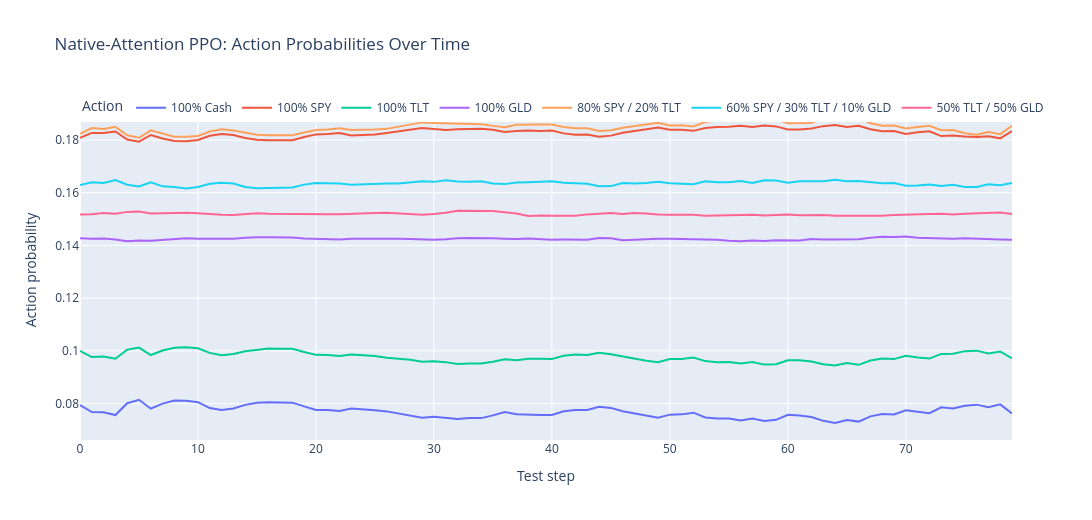
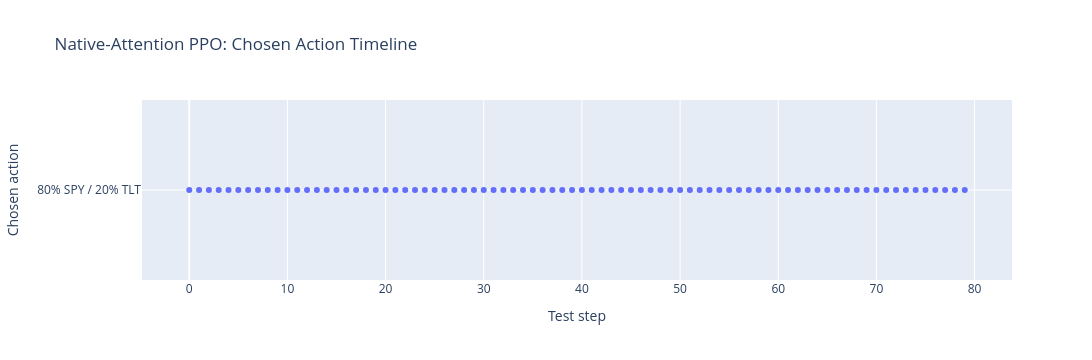
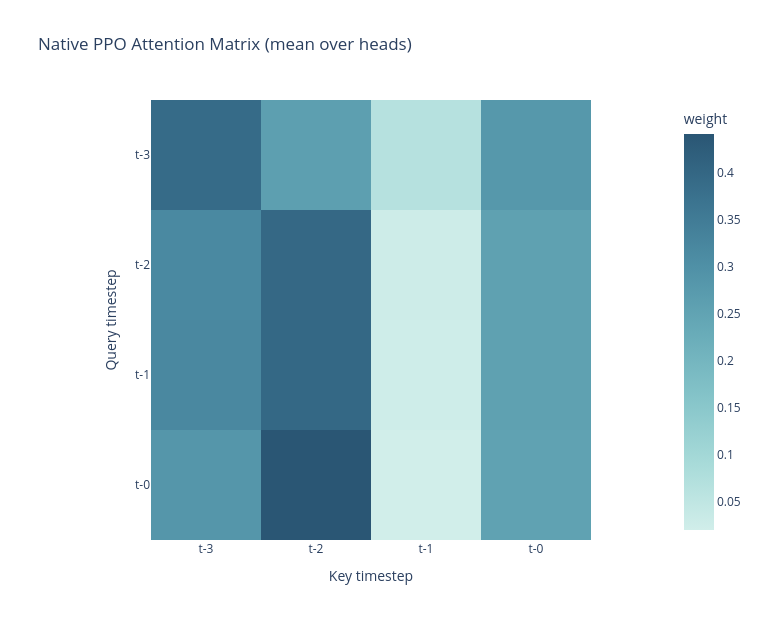

Notebook code cell kept with these figures, in order:
### Markdown cell above
## 6.3 Train PPO with Native Temporal Attention Policy

> This section makes PPO use an internal attention feature extractor (native attention in the policy network), not only post-hoc explainability.

### Code cell
# Native-attention PPO: custom temporal attention feature extractor for policy/value networks
print("=== Training PPO with Native Temporal Attention ===")

import torch.nn as nn
from gymnasium import spaces
from stable_baselines3.common.torch_layers import BaseFeaturesExtractor
import plotly.express as px

FAST_MODE = globals().get('FAST_MODE', True)
ppo_attn_train_steps = 8000 if FAST_MODE else 30000
ppo_attn_diag_steps = 80 if FAST_MODE else 200
print(f"FAST_MODE={FAST_MODE} | train_steps={ppo_attn_train_steps} | diag_steps={ppo_attn_diag_steps}")

class TemporalAttentionExtractor(BaseFeaturesExtractor):
    """Apply self-attention over the temporal axis of [T, F] observations."""
    def __init__(self, observation_space: spaces.Box, features_dim: int = 128):
        super().__init__(observation_space, features_dim)
        if len(observation_space.shape) != 2:
            raise ValueError(
                f"Expected observation shape [T, F], got {observation_space.shape}. "
                "Set env to return sequence windows before using this extractor."
            )

        feat_dim = observation_space.shape[1]
        d_model = 64
        n_heads = 4

        self.input_proj = nn.Linear(feat_dim, d_model)
        self.self_attn = nn.MultiheadAttention(d_model, n_heads, batch_first=True)
        self.norm = nn.LayerNorm(d_model)
        self.mlp = nn.Sequential(
            nn.Linear(d_model, d_model),
            nn.ReLU(),
            nn.Linear(d_model, features_dim),
            nn.ReLU(),
        )

        self.latest_attn_weights = None

    def forward(self, observations: torch.Tensor) -> torch.Tensor:
        x = self.input_proj(observations)
        attn_out, attn_weights = self.self_attn(x, x, x, need_weights=True, average_attn_weights=False)
        x = self.norm(x + attn_out)
        pooled = x.mean(dim=1)
        self.latest_attn_weights = attn_weights.detach()
        return self.mlp(pooled)

def collect_policy_probabilities(policy_agent, env, action_names, max_steps=200):
    obs, _ = env.reset()
    rows = []
    max_steps = min(max_steps, len(env.features))

    for t in range(max_steps):
        obs_tensor = torch.tensor(obs, dtype=torch.float32, device=policy_agent.device).unsqueeze(0)
        with torch.no_grad():
            dist = policy_agent.policy.get_distribution(obs_tensor)
            probs = dist.distribution.probs.squeeze(0).detach().cpu().numpy()

        action, _ = policy_agent.predict(obs, deterministic=True)
        action_id = int(action.item() if isinstance(action, np.ndarray) else action)

        row = {'step': t, 'chosen_action': action_names[action_id]}
        for i, name in enumerate(action_names):
            row[name] = float(probs[i])
        rows.append(row)

        obs, _, terminated, truncated, _ = env.step(action_id)
        if terminated or truncated:
            break

    prob_df = pd.DataFrame(rows)
    prob_long = prob_df.melt(
        id_vars=['step', 'chosen_action'],
        value_vars=action_names,
        var_name='action_name',
        value_name='probability',
    )
    return prob_df, prob_long

def plot_action_diagnostics(prob_df, prob_long, title_prefix):
    fig_probs = px.line(
        prob_long,
        x='step',
        y='probability',
        color='action_name',
        title=f'{title_prefix}: Action Probabilities Over Time',
        labels={'probability': 'Action probability', 'step': 'Test step', 'action_name': 'Action'},
    )
    fig_probs.update_layout(height=520, width=1200, legend=dict(orientation='h', y=1.02, x=0))
    fig_probs.show()

    fig_chosen = px.scatter(
        prob_df,
        x='step',
        y='chosen_action',
        title=f'{title_prefix}: Chosen Action Timeline',
        labels={'step': 'Test step', 'chosen_action': 'Chosen action'},
    )
    fig_chosen.update_layout(height=360, width=1200)
    fig_chosen.show()

policy_kwargs_attn = dict(
    features_extractor_class=TemporalAttentionExtractor,
    features_extractor_kwargs=dict(features_dim=128),
    net_arch=dict(pi=[128, 64], vf=[128, 64]),
)

ppo_attn_agent = PPO(
    'MlpPolicy',
    train_env,
    learning_rate=3e-4,
    n_steps=256 if FAST_MODE else 512,
    batch_size=64,
    n_epochs=10,
    gamma=0.99,
    gae_lambda=0.95,
    clip_range=0.2,
    ent_coef=0.01,
    vf_coef=0.5,
    policy_kwargs=policy_kwargs_attn,
    device=device,
    verbose=1,
)

ppo_attn_total_timesteps = ppo_attn_train_steps
ppo_attn_agent.learn(total_timesteps=ppo_attn_total_timesteps, progress_bar=not FAST_MODE)
print(f"Native-attention PPO training complete. Timesteps: {ppo_attn_total_timesteps}")

ppo_attn_test_eval = evaluate_episode(ppo_attn_agent, test_env, deterministic=True)
print("\nNative-Attention PPO Test Performance:")
print(f"  Total Reward: {ppo_attn_test_eval['reward']:.4f}")
print(f"  Cumulative Return: {ppo_attn_test_eval.get('cumulative_return', 0):.4f}")
print(f"  Sharpe Ratio: {ppo_attn_test_eval.get('sharpe_ratio', 0):.4f}")
print(f"  Max Drawdown: {ppo_attn_test_eval.get('max_drawdown', 0):.4f}")

action_names_local = list(train_env.ACTION_NAMES)
attn_prob_df, attn_prob_long = collect_policy_probabilities(
    policy_agent=ppo_attn_agent,
    env=test_env,
    action_names=action_names_local,
    max_steps=ppo_attn_diag_steps,
    )
plot_action_diagnostics(attn_prob_df, attn_prob_long, 'Native-Attention PPO')

obs, _ = test_env.reset()
obs_batch = torch.tensor(obs, dtype=torch.float32, device=ppo_attn_agent.device).unsqueeze(0)
_ = ppo_attn_agent.policy.extract_features(obs_batch)
extractor = ppo_attn_agent.policy.features_extractor
native_attn = getattr(extractor, 'latest_attn_weights', None)

if native_attn is not None:
    native_attn_mean = native_attn.mean(dim=(0, 1)).detach().cpu().numpy()
    token_labels = [f"t-{train_env.seq_len-1-i}" for i in range(train_env.seq_len)]
    fig_native_attn = px.imshow(
        native_attn_mean,
        x=token_labels,
        y=token_labels,
        color_continuous_scale='Teal',
        title='Native PPO Attention Matrix (mean over heads)',
        labels={'x': 'Key timestep', 'y': 'Query timestep', 'color': 'weight'},
    )
    fig_native_attn.update_layout(width=760, height=620)
    fig_native_attn.show()
else:
    print("Native attention weights not available yet. Run one predict/eval step and try again.")

print("Native-attention PPO diagnostics ready.")

### Figure 1 — Plotly figure (JSON) as saved in the notebook; plotly's stock layout.template omitted (floating-point values rounded to 4 significant figures)
{"data": [{"hovertemplate": "Action=100% Cash<br>Test step=%{x}<br>Action probability=%{y}<extra></extra>", "legendgroup": "100% Cash", "line": {"color": "#636efa", "dash": "solid"}, "marker": {"symbol": "circle"}, "mode": "lines", "name": "100% Cash", "orientation": "v", "showlegend": true, "type": "scatter", "x": [0, 1, 2, 3, 4, 5, 6, 7, 8, 9, 10, 11, 12, 13, 14, 15, 16, 17, 18, 19, 20, 21, 22, 23, 24, 25, 26, 27, 28, 29, 30, 31, 32, 33, 34, 35, 36, 37, 38, 39, 40, 41, 42, 43, 44, 45, 46, 47, 48, 49, 50, 51, 52, 53, 54, 55, 56, 57, 58, 59, 60, 61, 62, 63, 64, 65, 66, 67, 68, 69, 70, 71, 72, 73, 74, 75, 76, 77, 78, 79], "xaxis": "x", "y": [0.0794, 0.07677, 0.07667, 0.07566, 0.08015, 0.08145, 0.07806, 0.07999, 0.08116, 0.08104, 0.08055, 0.07831, 0.07755, 0.07817, 0.07952, 0.08036, 0.08051, 0.08034, 0.08037, 0.07894, 0.07762, 0.07757, 0.07718, 0.07817, 0.07794, 0.07747, 0.07705, 0.07626, 0.07558, 0.07461, 0.07502, 0.0747, 0.07421, 0.07453, 0.07449, 0.07554, 0.07677, 0.07596, 0.0757, 0.07566, 0.07568, 0.07711, 0.07762, 0.07757, 0.07877, 0.07837, 0.07713, 0.07628, 0.07547, 0.07462, 0.07581, 0.07591, 0.07656, 0.07475, 0.07436, 0.0743, 0.07355, 0.07431, 0.07337, 0.07383, 0.07579, 0.07553, 0.07495, 0.07346, 0.07264, 0.07375, 0.07317, 0.07515, 0.07604, 0.07585, 0.07746, 0.07687, 0.07637, 0.07858, 0.07817, 0.0792, 0.07961, 0.07859, 0.07971, 0.07622], "yaxis": "y"}, {"hovertemplate": "Action=100% SPY<br>Test step=%{x}<br>Action probability=%{y}<extra></extra>", "legendgroup": "100% SPY", "line": {"color": "#EF553B", "dash": "solid"}, "marker": {"symbol": "circle"}, "mode": "lines", "name": "100% SPY", "orientation": "v", "showlegend": true, "type": "scatter", "x": [0, 1, 2, 3, 4, 5, 6, 7, 8, 9, 10, 11, 12, 13, 14, 15, 16, 17, 18, 19, 20, 21, 22, 23, 24, 25, 26, 27, 28, 29, 30, 31, 32, 33, 34, 35, 36, 37, 38, 39, 40, 41, 42, 43, 44, 45, 46, 47, 48, 49, 50, 51, 52, 53, 54, 55, 56, 57, 58, 59, 60, 61, 62, 63, 64, 65, 66, 67, 68, 69, 70, 71, 72, 73, 74, 75, 76, 77, 78, 79], "xaxis": "x", "y": [0.1808, 0.1827, 0.1826, 0.1832, 0.1802, 0.1794, 0.1819, 0.1806, 0.1797, 0.1796, 0.18, 0.1816, 0.1823, 0.1819, 0.1808, 0.1801, 0.1799, 0.1799, 0.1799, 0.1811, 0.1821, 0.1823, 0.1827, 0.1818, 0.1819, 0.1821, 0.1827, 0.1833, 0.1837, 0.1845, 0.1842, 0.1838, 0.1841, 0.1842, 0.1842, 0.1839, 0.183, 0.1834, 0.1836, 0.1834, 0.1836, 0.1825, 0.182, 0.1821, 0.1812, 0.1817, 0.1827, 0.1834, 0.184, 0.1847, 0.1839, 0.1839, 0.1835, 0.1846, 0.185, 0.185, 0.1854, 0.1849, 0.1855, 0.1852, 0.184, 0.184, 0.1843, 0.1853, 0.1857, 0.1849, 0.1854, 0.1841, 0.1833, 0.1834, 0.1823, 0.183, 0.1833, 0.1815, 0.1817, 0.1813, 0.1812, 0.1814, 0.1806, 0.1834], "yaxis": "y"}, {"hovertemplate": "Action=100% TLT<br>Test step=%{x}<br>Action probability=%{y}<extra></extra>", "legendgroup": "100% TLT", "line": {"color": "#00cc96", "dash": "solid"}, "marker": {"symbol": "circle"}, "mode": "lines", "name": "100% TLT", "orientation": "v", "showlegend": true, "type": "scatter", "x": [0, 1, 2, 3, 4, 5, 6, 7, 8, 9, 10, 11, 12, 13, 14, 15, 16, 17, 18, 19, 20, 21, 22, 23, 24, 25, 26, 27, 28, 29, 30, 31, 32, 33, 34, 35, 36, 37, 38, 39, 40, 41, 42, 43, 44, 45, 46, 47, 48, 49, 50, 51, 52, 53, 54, 55, 56, 57, 58, 59, 60, 61, 62, 63, 64, 65, 66, 67, 68, 69, 70, 71, 72, 73, 74, 75, 76, 77, 78, 79], "xaxis": "x", "y": [0.09999, 0.09767, 0.09787, 0.09703, 0.1005, 0.1012, 0.09842, 0.1002, 0.1012, 0.1014, 0.101, 0.09924, 0.09831, 0.09883, 0.09984, 0.1005, 0.1009, 0.1008, 0.1008, 0.0996, 0.09849, 0.0984, 0.09807, 0.09863, 0.09847, 0.09809, 0.09744, 0.09717, 0.09663, 0.0959, 0.09609, 0.09574, 0.09507, 0.09523, 0.0952, 0.09592, 0.09685, 0.09647, 0.09697, 0.09705, 0.09695, 0.09812, 0.09861, 0.09848, 0.09927, 0.09876, 0.09787, 0.09695, 0.0963, 0.09568, 0.09691, 0.09697, 0.09746, 0.09612, 0.09572, 0.0958, 0.0952, 0.09575, 0.09479, 0.09497, 0.09641, 0.09645, 0.09594, 0.09496, 0.09447, 0.09539, 0.09472, 0.09632, 0.09715, 0.09689, 0.09814, 0.09753, 0.09708, 0.09886, 0.0989, 0.09991, 0.1001, 0.09898, 0.09977, 0.09718], "yaxis": "y"}, {"hovertemplate": "Action=100% GLD<br>Test step=%{x}<br>Action probability=%{y}<extra></extra>", "legendgroup": "100% GLD", "line": {"color": "#ab63fa", "dash": "solid"}, "marker": {"symbol": "circle"}, "mode": "lines", "name": "100% GLD", "orientation": "v", "showlegend": true, "type": "scatter", "x": [0, 1, 2, 3, 4, 5, 6, 7, 8, 9, 10, 11, 12, 13, 14, 15, 16, 17, 18, 19, 20, 21, 22, 23, 24, 25, 26, 27, 28, 29, 30, 31, 32, 33, 34, 35, 36, 37, 38, 39, 40, 41, 42, 43, 44, 45, 46, 47, 48, 49, 50, 51, 52, 53, 54, 55, 56, 57, 58, 59, 60, 61, 62, 63, 64, 65, 66, 67, 68, 69, 70, 71, 72, 73, 74, 75, 76, 77, 78, 79], "xaxis": "x", "y": [0.1428, 0.1425, 0.1426, 0.1423, 0.1416, 0.1419, 0.1418, 0.1421, 0.1424, 0.1427, 0.1425, 0.1424, 0.1424, 0.1425, 0.1429, 0.1431, 0.1431, 0.1431, 0.143, 0.1426, 0.1425, 0.1423, 0.1422, 0.1425, 0.1425, 0.1427, 0.1427, 0.1426, 0.1424, 0.1422, 0.1422, 0.1424, 0.1427, 0.1428, 0.1426, 0.1427, 0.1426, 0.1424, 0.1427, 0.1424, 0.1422, 0.1422, 0.1423, 0.1422, 0.1428, 0.1427, 0.142, 0.1422, 0.1424, 0.1426, 0.1426, 0.1424, 0.1425, 0.142, 0.1421, 0.1418, 0.1416, 0.1419, 0.1417, 0.142, 0.142, 0.1419, 0.1425, 0.1422, 0.1423, 0.1424, 0.1423, 0.1429, 0.1433, 0.1432, 0.1434, 0.1429, 0.1428, 0.1428, 0.1426, 0.1428, 0.1427, 0.1424, 0.1423, 0.1421], "yaxis": "y"}, {"hovertemplate": "Action=80% SPY / 20% TLT<br>Test step=%{x}<br>Action probability=%{y}<extra></extra>", "legendgroup": "80% SPY / 20% TLT", "line": {"color": "#FFA15A", "dash": "solid"}, "marker": {"symbol": "circle"}, "mode": "lines", "name": "80% SPY / 20% TLT", "orientation": "v", "showlegend": true, "type": "scatter", "x": [0, 1, 2, 3, 4, 5, 6, 7, 8, 9, 10, 11, 12, 13, 14, 15, 16, 17, 18, 19, 20, 21, 22, 23, 24, 25, 26, 27, 28, 29, 30, 31, 32, 33, 34, 35, 36, 37, 38, 39, 40, 41, 42, 43, 44, 45, 46, 47, 48, 49, 50, 51, 52, 53, 54, 55, 56, 57, 58, 59, 60, 61, 62, 63, 64, 65, 66, 67, 68, 69, 70, 71, 72, 73, 74, 75, 76, 77, 78, 79], "xaxis": "x", "y": [0.1824, 0.1846, 0.1842, 0.185, 0.1818, 0.1808, 0.1837, 0.1825, 0.1812, 0.1812, 0.1816, 0.1832, 0.184, 0.1836, 0.1827, 0.182, 0.1818, 0.1819, 0.1818, 0.1829, 0.1838, 0.184, 0.1845, 0.1838, 0.1838, 0.184, 0.1842, 0.1851, 0.1858, 0.1867, 0.1865, 0.1864, 0.1864, 0.186, 0.186, 0.1854, 0.1849, 0.1858, 0.1859, 0.1859, 0.1859, 0.1849, 0.1845, 0.1845, 0.1834, 0.1837, 0.1846, 0.1853, 0.1859, 0.1865, 0.1855, 0.1856, 0.1851, 0.1868, 0.1874, 0.1876, 0.1883, 0.1878, 0.1885, 0.1878, 0.1863, 0.1863, 0.1864, 0.1882, 0.1887, 0.1879, 0.1884, 0.1863, 0.1854, 0.1855, 0.1844, 0.185, 0.1854, 0.1838, 0.1838, 0.1826, 0.182, 0.1831, 0.1822, 0.1854], "yaxis": "y"}, {"hovertemplate": "Action=60% SPY / 30% TLT / 10% GLD<br>Test step=%{x}<br>Action probability=%{y}<extra></extra>", "legendgroup": "60% SPY / 30% TLT / 10% GLD", "line": {"color": "#19d3f3", "dash": "solid"}, "marker": {"symbol": "circle"}, "mode": "lines", "name": "60% SPY / 30% TLT / 10% GLD", "orientation": "v", "showlegend": true, "type": "scatter", "x": [0, 1, 2, 3, 4, 5, 6, 7, 8, 9, 10, 11, 12, 13, 14, 15, 16, 17, 18, 19, 20, 21, 22, 23, 24, 25, 26, 27, 28, 29, 30, 31, 32, 33, 34, 35, 36, 37, 38, 39, 40, 41, 42, 43, 44, 45, 46, 47, 48, 49, 50, 51, 52, 53, 54, 55, 56, 57, 58, 59, 60, 61, 62, 63, 64, 65, 66, 67, 68, 69, 70, 71, 72, 73, 74, 75, 76, 77, 78, 79], "xaxis": "x", "y": [0.1629, 0.1639, 0.1637, 0.1648, 0.1631, 0.1624, 0.164, 0.1624, 0.1622, 0.1616, 0.1622, 0.1634, 0.1638, 0.1635, 0.1622, 0.1617, 0.1618, 0.162, 0.162, 0.1631, 0.1637, 0.1636, 0.1635, 0.163, 0.1633, 0.1633, 0.1635, 0.1635, 0.164, 0.1644, 0.1641, 0.1647, 0.1643, 0.1642, 0.1644, 0.1635, 0.1633, 0.1639, 0.164, 0.1643, 0.1644, 0.1638, 0.1636, 0.1634, 0.1625, 0.1625, 0.1637, 0.1635, 0.1637, 0.1641, 0.1636, 0.1635, 0.1632, 0.1644, 0.164, 0.164, 0.1644, 0.1637, 0.1647, 0.1646, 0.1638, 0.1644, 0.1643, 0.1644, 0.1649, 0.1644, 0.1644, 0.164, 0.1636, 0.1636, 0.1627, 0.1627, 0.1632, 0.1626, 0.163, 0.1622, 0.1622, 0.1632, 0.1628, 0.1637], "yaxis": "y"}, {"hovertemplate": "Action=50% TLT / 50% GLD<br>Test step=%{x}<br>Action probability=%{y}<extra></extra>", "legendgroup": "50% TLT / 50% GLD", "line": {"color": "#FF6692", "dash": "solid"}, "marker": {"symbol": "circle"}, "mode": "lines", "name": "50% TLT / 50% GLD", "orientation": "v", "showlegend": true, "type": "scatter", "x": [0, 1, 2, 3, 4, 5, 6, 7, 8, 9, 10, 11, 12, 13, 14, 15, 16, 17, 18, 19, 20, 21, 22, 23, 24, 25, 26, 27, 28, 29, 30, 31, 32, 33, 34, 35, 36, 37, 38, 39, 40, 41, 42, 43, 44, 45, 46, 47, 48, 49, 50, 51, 52, 53, 54, 55, 56, 57, 58, 59, 60, 61, 62, 63, 64, 65, 66, 67, 68, 69, 70, 71, 72, 73, 74, 75, 76, 77, 78, 79], "xaxis": "x", "y": [0.1517, 0.1518, 0.1523, 0.152, 0.1527, 0.1529, 0.1521, 0.1522, 0.1521, 0.1524, 0.1522, 0.1518, 0.1517, 0.1516, 0.152, 0.1522, 0.152, 0.152, 0.152, 0.1518, 0.1518, 0.1518, 0.1519, 0.1521, 0.1521, 0.1524, 0.1524, 0.1521, 0.1519, 0.1516, 0.1519, 0.1524, 0.1532, 0.1531, 0.1532, 0.1531, 0.1526, 0.1521, 0.1511, 0.1514, 0.1513, 0.1513, 0.1513, 0.1518, 0.1521, 0.1523, 0.152, 0.1523, 0.1521, 0.1517, 0.1517, 0.1517, 0.1517, 0.1513, 0.1514, 0.1516, 0.1515, 0.1517, 0.1514, 0.1516, 0.1517, 0.1515, 0.1516, 0.1515, 0.1513, 0.1512, 0.1514, 0.1512, 0.1513, 0.1515, 0.1517, 0.152, 0.1519, 0.152, 0.1518, 0.1521, 0.1522, 0.1523, 0.1525, 0.1519], "yaxis": "y"}], "layout": {"height": 520, "legend": {"orientation": "h", "title": {"text": "Action"}, "tracegroupgap": 0, "x": 0, "y": 1.02}, "title": {"text": "Native-Attention PPO: Action Probabilities Over Time"}, "width": 1200, "xaxis": {"anchor": "y", "domain": [0, 1], "title": {"text": "Test step"}}, "yaxis": {"anchor": "x", "domain": [0, 1], "title": {"text": "Action probability"}}}}

### Figure 2 — Plotly figure (JSON) as saved in the notebook; plotly's stock layout.template omitted (floating-point values rounded to 4 significant figures)
{"data": [{"hovertemplate": "Test step=%{x}<br>Chosen action=%{y}<extra></extra>", "legendgroup": "", "marker": {"color": "#636efa", "symbol": "circle"}, "mode": "markers", "name": "", "orientation": "h", "showlegend": false, "type": "scatter", "x": [0, 1, 2, 3, 4, 5, 6, 7, 8, 9, 10, 11, 12, 13, 14, 15, 16, 17, 18, 19, 20, 21, 22, 23, 24, 25, 26, 27, 28, 29, 30, 31, 32, 33, 34, 35, 36, 37, 38, 39, 40, 41, 42, 43, 44, 45, 46, 47, 48, 49, 50, 51, 52, 53, 54, 55, 56, 57, 58, 59, 60, 61, 62, 63, 64, 65, 66, 67, 68, 69, 70, 71, 72, 73, 74, 75, 76, 77, 78, 79], "xaxis": "x", "y": ["80% SPY / 20% TLT", "80% SPY / 20% TLT", "80% SPY / 20% TLT", "80% SPY / 20% TLT", "80% SPY / 20% TLT", "80% SPY / 20% TLT", "80% SPY / 20% TLT", "80% SPY / 20% TLT", "80% SPY / 20% TLT", "80% SPY / 20% TLT", "80% SPY / 20% TLT", "80% SPY / 20% TLT", "80% SPY / 20% TLT", "80% SPY / 20% TLT", "80% SPY / 20% TLT", "80% SPY / 20% TLT", "80% SPY / 20% TLT", "80% SPY / 20% TLT", "80% SPY / 20% TLT", "80% SPY / 20% TLT", "80% SPY / 20% TLT", "80% SPY / 20% TLT", "80% SPY / 20% TLT", "80% SPY / 20% TLT", "80% SPY / 20% TLT", "80% SPY / 20% TLT", "80% SPY / 20% TLT", "80% SPY / 20% TLT", "80% SPY / 20% TLT", "80% SPY / 20% TLT", "80% SPY / 20% TLT", "80% SPY / 20% TLT", "80% SPY / 20% TLT", "80% SPY / 20% TLT", "80% SPY / 20% TLT", "80% SPY / 20% TLT", "80% SPY / 20% TLT", "80% SPY / 20% TLT", "80% SPY / 20% TLT", "80% SPY / 20% TLT", "80% SPY / 20% TLT", "80% SPY / 20% TLT", "80% SPY / 20% TLT", "80% SPY / 20% TLT", "80% SPY / 20% TLT", "80% SPY / 20% TLT", "80% SPY / 20% TLT", "80% SPY / 20% TLT", "80% SPY / 20% TLT", "80% SPY / 20% TLT", "80% SPY / 20% TLT", "80% SPY / 20% TLT", "80% SPY / 20% TLT", "80% SPY / 20% TLT", "80% SPY / 20% TLT", "80% SPY / 20% TLT", "80% SPY / 20% TLT", "80% SPY / 20% TLT", "80% SPY / 20% TLT", "80% SPY / 20% TLT", "80% SPY / 20% TLT", "80% SPY / 20% TLT", "80% SPY / 20% TLT", "80% SPY / 20% TLT", "80% SPY / 20% TLT", "80% SPY / 20% TLT", "80% SPY / 20% TLT", "80% SPY / 20% TLT", "80% SPY / 20% TLT", "80% SPY / 20% TLT", "80% SPY / 20% TLT", "80% SPY / 20% TLT", "80% SPY / 20% TLT", "80% SPY / 20% TLT", "80% SPY / 20% TLT", "80% SPY / 20% TLT", "80% SPY / 20% TLT", "80% SPY / 20% TLT", "80% SPY / 20% TLT", "80% SPY / 20% TLT"], "yaxis": "y"}], "layout": {"height": 360, "legend": {"tracegroupgap": 0}, "title": {"text": "Native-Attention PPO: Chosen Action Timeline"}, "width": 1200, "xaxis": {"anchor": "y", "domain": [0, 1], "title": {"text": "Test step"}}, "yaxis": {"anchor": "x", "domain": [0, 1], "title": {"text": "Chosen action"}}}}

### Figure 3 — Plotly figure (JSON) as saved in the notebook; plotly's stock layout.template omitted (floating-point values rounded to 4 significant figures)
{"data": [{"coloraxis": "coloraxis", "hovertemplate": "Key timestep: %{x}<br>Query timestep: %{y}<br>weight: %{z}<extra></extra>", "name": "0", "type": "heatmap", "x": ["t-3", "t-2", "t-1", "t-0"], "xaxis": "x", "y": ["t-3", "t-2", "t-1", "t-0"], "yaxis": "y", "z": [[0.3909, 0.2613, 0.06643, 0.2813], [0.3179, 0.3974, 0.02731, 0.2575], [0.3197, 0.3987, 0.02456, 0.257], [0.2848, 0.4418, 0.0197, 0.2537]]}], "layout": {"coloraxis": {"colorbar": {"title": {"text": "weight"}}, "colorscale": [[0, "rgb(209, 238, 234)"], [0.1667, "rgb(168, 219, 217)"], [0.3333, "rgb(133, 196, 201)"], [0.5, "rgb(104, 171, 184)"], [0.6667, "rgb(79, 144, 166)"], [0.8333, "rgb(59, 115, 143)"], [1, "rgb(42, 86, 116)"]]}, "height": 620, "title": {"text": "Native PPO Attention Matrix (mean over heads)"}, "width": 760, "xaxis": {"anchor": "y", "constrain": "domain", "domain": [0, 1], "scaleanchor": "y", "title": {"text": "Key timestep"}}, "yaxis": {"anchor": "x", "autorange": "reversed", "constrain": "domain", "domain": [0, 1], "title": {"text": "Query timestep"}}}}
